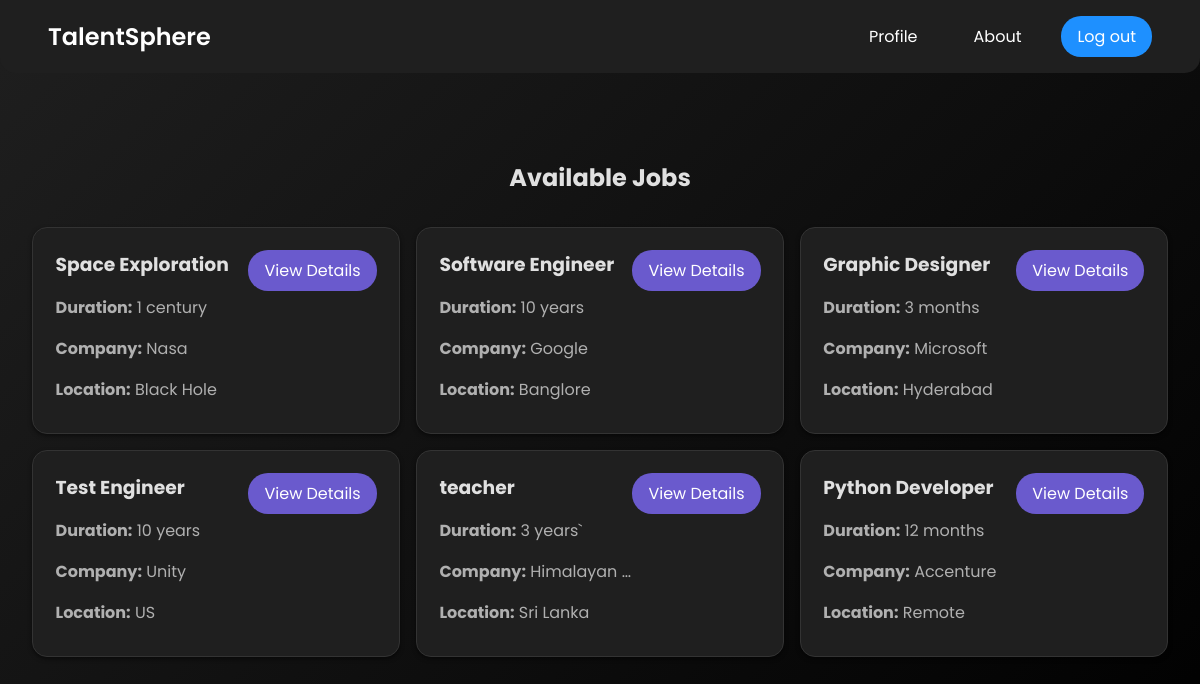
The app's page / (signed in), older data.
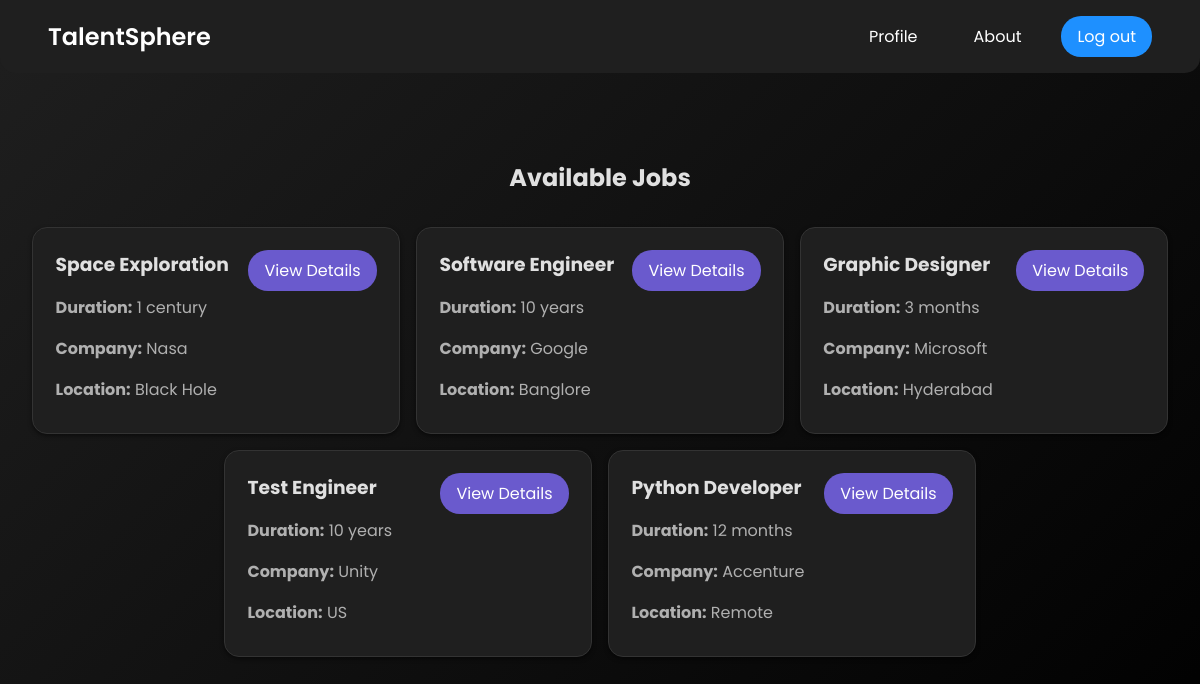
The same page, newer data.
### base/models.py (models this page shows, shortened)
class Job_details(models.Model):
    user = models.ForeignKey(User, on_delete=models.CASCADE, blank=True, null=True)
    title = models.CharField(max_length=200)
    description = models.TextField(null=True, blank=True)
    duration = models.CharField(max_length=100)
    salary = models.CharField(max_length=100)
    location = models.CharField(max_length=200)
    company = models.CharField(max_length=200)
    about_the_role = models.TextField()
    requirements = models.TextField()
    perks = models.TextField()
    about_the_company = models.TextField()
    job_type = models.CharField(max_length=50, choices=[
        ('fulltime', 'Full Time'),
        ('halftime', 'Half Time'),
    ], default='fulltime')
    created = models.DateTimeField(auto_now_add=True)
    applicants = models.TextField(null=True, blank=True)  # Field to store applicants' usernames
    class Meta:
        ordering = ['created']

### base/views.py (the view)
# urls.py: path('', OpeningList.as_view(), name='listings'),
class OpeningList(LoginRequiredMixin, ListView):
    model = Job_details
    context_object_name = "opening"
    template_name = 'your_template.html'  # Ensure this matches your template path
    def get_context_data(self, **kwargs):
        context = super().get_context_data(**kwargs)
        user_details = get_object_or_404(User_Details, user=self.request.user)
        context['user_details'] = user_details
        if user_details.user_type == 'employer':
            context['employer_jobs'] = Job_details.objects.filter(user=self.request.user)
        return context

### base/templates/base/job_details_list.html (shortened to what this page needs)
<!DOCTYPE html>
<html lang="en">
<head>
    {% load static %}
    <link rel="stylesheet" href="https://cdnjs.cloudflare.com/ajax/libs/font-awesome/6.0.0-beta3/css/all.min.css">
    <link rel="stylesheet" href="{% static 'css/job_details_list.css' %}">
</head>
<body>
    <header>
        <nav class="navbar">
            <div class="logo">
                <a href="{% url 'listings' %}" class="logo-link">TalentSphere</a>
            </div>
            <div class="nav-links">
                <a href="{% url 'user_details' %}" class="nav-item">Profile</a>
                <a href="{% url 'about' %}" class="nav-item">About</a>
                <a href="{% url 'logout' %}" class="nav-item contact-btn">Log out</a>
            </div>
        </nav>
    </header>
    <div class="heading">
      <h1>TalentSphere</h1>
    </div>
    <main>
        <h2>
          {% if user_details.user_type == 'employee' %}
            Available Jobs
          {% elif user_details.user_type == 'employer' %}
            Your Job Postings
          {% else %}
            Job Details
          {% endif %}
        </h2>
        <div class="job-list" id="job-list">
          {% if user_details.user_type == 'employee' %}
            {% for jb in opening %}
              <div class="job-card" data-job-id="{{ jb.pk }}">
                <div class="job-info">
                  <div class="job-content">
                    <h3>{{ jb.title }}</h3>
                    <p><strong>Duration:</strong> {{ jb.duration }}</p>
                    <p><strong>Company:</strong> {{ jb.company }}</p>
                    <p><strong>Location:</strong> {{ jb.location }}</p>
                  </div>
                  <div class="button-container">
                    <a href="{% url 'listings-details' jb.pk %}" class="btn">View Details</a>
                  </div>
                </div>
              </div>
            {% empty %}
              <p>No job listings available.</p>
            {% endfor %}
          {% else %}
            <p>You are not authorized to view this content.</p>
          {% endif %}
        </div>
      </main>
</body>
</html>

### static/css/job_details_list.css (style rules this page uses)
* { margin: 0; padding: 0; box-sizing: border-box; }
body { font-family: 'Poppins', sans-serif; margin: 0; padding: 0; background: linear-gradient(135deg, #1f1f1f, #000000); color: #e0e0e0; min-height: 100vh; }
header { background-color: #1f1f1f; color: white; padding: 1rem; text-align: center; border-bottom-left-radius: 15px; border-bottom-right-radius: 15px; position: fixed; width: 100%; z-index: 1000; }
.navbar { display: flex; justify-content: space-between; align-items: center; padding: 0 2rem; }
.logo { font-size: 1.5rem; font-weight: 600; }
.nav-links { display: flex; gap: 1.5rem; }
.nav-item { color: white; text-decoration: none; font-size: 1rem; padding: 0.5rem 1rem; border-radius: 5px; transition: background-color 0.3s; }
.contact-btn { background-color: #1e90ff; color: white; padding: 0.5rem 1rem; border-radius: 20px; }
main { padding: 2rem; padding-top: calc(2rem + 80px); }
h2 { margin: 0; text-align: center; margin-bottom: 2rem; color: #e0e0e0; }
.job-list { display: flex; flex-wrap: wrap; gap: 1rem; justify-content: center; max-width: 1200px; margin: 0 auto; padding-bottom: 4rem; }
.job-card { background-color: #1f1f1f; padding: 1.4rem; border: 1px solid #333; border-radius: 15px; box-shadow: 0 2px 4px rgba(0, 0, 0, 0.5); transition: transform 0.3s, box-shadow 0.3s; display: flex; flex-direction: column; margin: 0; box-sizing: border-box; height: 100%; overflow: hidden; }
.job-card h3 { margin: 0 0 0.5rem; color: #e0e0e0; }
.job-card p { margin: 0.5rem 0; color: #b0b0b0; flex: 1; overflow: hidden; text-overflow: ellipsis; white-space: nowrap; }
.job-info { display: flex; justify-content: space-between; align-items: flex-start; flex: 1; }
.job-content { display: flex; flex-direction: column; flex: 1; overflow: hidden; }
.button-container { display: flex; flex-direction: column; align-items: flex-end; gap: 0.5rem; }
.btn, .delete-btn { padding: 0.5rem 1rem; border: none; border-radius: 20px; text-decoration: none; transition: background-color 0.3s; cursor: pointer; }
.btn { background-color: #6a5acd; color: white; }
@media (min-width: 769px) { .job-card { width: calc(33.33% - 0.67rem); } }
@media (min-width: 769px) { .navbar { display: flex; } }
.logo-link { color: white; text-decoration: none; font-size: 1.5rem; font-weight: 600; }

Row changes from the older to the newer data that the page shows:
removed Job_details: title "teacher", duration "3 years`", company "Himalayan…", location "Sri Lanka"
